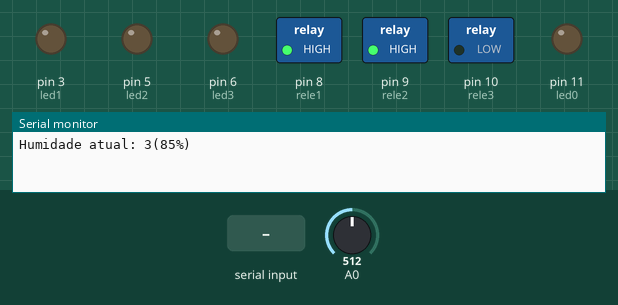
Recording of a sketch running on a simulated Arduino Uno, built with avr-gcc and run on an emulated ATmega328P. On the bench: switched loads named in the sketch (green lamp = pin HIGH), output pins drawn as LEDs (lit = HIGH), the last lines printed to the serial monitor. Inputs (shaded band) come from the test bench; at power-on: A0 = 512. Pins used as bus, display or sensor lines are not drawn.

Above: at 1.2 s.
1.3 s: "3" received over Serial
At 3.2 s:
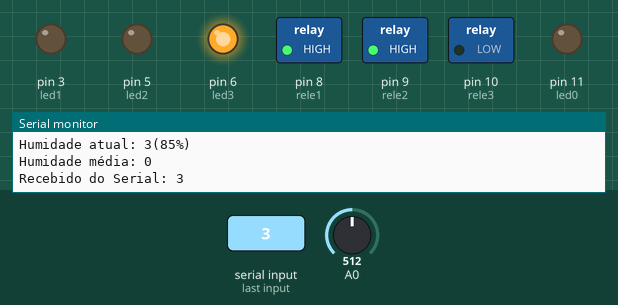
6.5 s: "*" received over the second serial link
At 7.62 s:
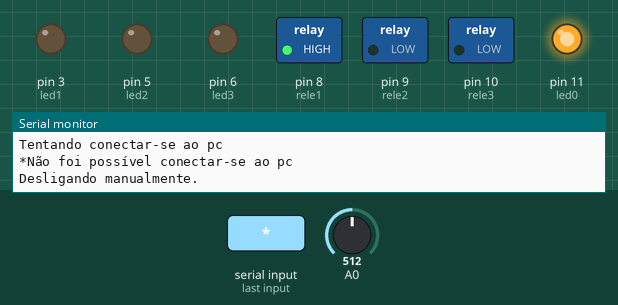
10.0 s: A0 set to 433
14.5 s: A0 set to 406
16.0 s: "*" received over Serial
At 17.2 s:
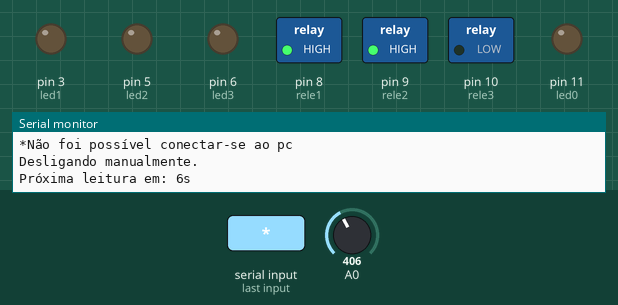
22.8 s: "1" received over the second serial link
At 24.3 s:
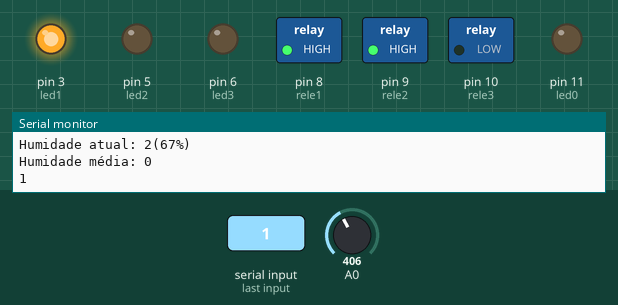
Timing chart, 0 to 54.7 s (numbered marks = the images above; inputs shaded):
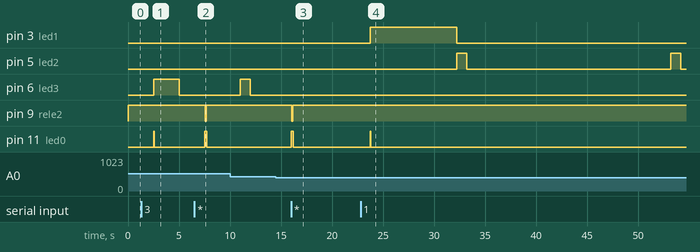

Measured:
- after the input at 1.3 s, pin 6 (led3): LOW → HIGH after 1.2 s, → LOW 2.5 s later; pin 11 (led0): LOW → HIGH after 1.2 s, → LOW 0.04 s later
- after the input at 6.5 s, pin 6 (led3): stays LOW (without the input it goes to HIGH after 3.5 s); pin 9 (rele2): HIGH → LOW after 1.1 s, → HIGH 0.10 s later; pin 11 (led0): LOW → HIGH after 1.0 s, → LOW 0.18 s later
- after the input at 16.0 s, pin 5 (led2): stays LOW (without the input it goes to HIGH after 6.8 s); pin 9 (rele2): HIGH → LOW after 0.07 s, → HIGH 0.10 s later; pin 11 (led0): LOW → HIGH at once, → LOW 0.20 s later
- after the input at 22.8 s, pin 3 (led1): LOW → HIGH after 0.94 s, → LOW 8.5 s later; pin 11 (led0): LOW → HIGH after 0.94 s, → LOW 0.04 s later

The sketch:

Now.ino
```cpp
// ------------------------------------------------------------------------------------------------------------
// Defines/Variables
// ------------------------------------------------------------------------------------------------------------


/* Reles */
#define rele1 8
#define rele2 9
#define rele3 10

/* Leds */
#define led1 3
#define led2 5
#define led3 6
#define led0 11
unsigned long int tempoAnterior = 0;
unsigned long int beforceTime = 0;

/* Bluetooth e humidade */
#include <SoftwareSerial.h>
SoftwareSerial BTSerial(2, 4);
#define tempo_r 10 //60
#define tempo_l 10 //1800
#define espera_loop 1000
#define sensor_humidade 7
#define tempo_definir_humidade_media 5 //60
int estagio;
int humidade;
int count1 = 0;
int count2 = 0;
int count3 = 0;
int minutos = 0;
int segundos  = 0;
int parar_logica = 0;
int humidade_atual = 0;
int humidade_media = 0;
int status_do_rele = 0;
int tempo_rele_ligado = tempo_r;
int tempo_retornar_logica = tempo_l;
unsigned long int tempo_anterior = millis();
unsigned long int tempo_anterior1 = millis();
unsigned long int tempo_anterior2 = millis();


// ------------------------------------------------------------------------------------------------------------
// Functions
// ------------------------------------------------------------------------------------------------------------


/* Led */
void OnLed(int pin, int show = 0) {
  digitalWrite(pin, HIGH);
  if (show == 1) {
    Serial.print("Led(pin=");
    Serial.print(pin);
    Serial.println(")ligado.");
    Serial.println("");
  }
}
void OffLed(int pin, int show = 0) {
  digitalWrite(pin, LOW);
  if (show == 1) {
    Serial.print("Led(pin=");
    Serial.print(pin);
    Serial.println(")desligado.");
    Serial.println("");
  }
}
void OnOffLed(int pin, int show = 0) {
  digitalWrite(pin, !digitalRead(pin));
  if (digitalRead(pin) == 1) {
    if (show == 1) {
      Serial.print("Led(pin=");
      Serial.print(pin);
      Serial.println(")ligado.");
      Serial.println("");
    }
  } else {
    if (show == 1) {
      Serial.print("Led(pin=");
      Serial.print(pin);
      Serial.println(")desligado.");
      Serial.println("");
    }
  }
}

void AnalogLed(int pin1 = 0, int pin2 = 0, int pin3 = 0, int maxx = 255, int delayy = 50, int show = 0) {
  for (int i = -1; i < maxx;) {
    if (millis() - tempo_anterior2 > delayy) {
      i++;
      if (pin1 != 0) {
        analogWrite(pin1, i);
      }if (pin2 != 0) {
        analogWrite(pin2, i);
      } if (pin3 != 0) {
        analogWrite(pin3, i);
      }
      tempo_anterior2 = millis();
    }
  }
  for (int i = maxx - 1; i > 0;) {
    if (millis() - tempo_anterior2 > delayy) {
      i--;
      if (pin1 != 0) {
        analogWrite(pin1, i);
      }if (pin2 != 0) {
        analogWrite(pin2, i);
      } if (pin3 != 0) {
        analogWrite(pin3, i);
      }
      tempo_anterior2 = millis();
    }
  }
}

/* Pc */
void OnOffPc(int pin, char key) {
  Serial.println("Tentando conectar-se ao pc");
  Serial.write(key);
  bool on = LOW;
  while (HIGH) {
    if (Serial.available()) {
      char situation = Serial.read();
      if (situation == key) {
        on = HIGH;
        Serial.println("Conectado.");
        Serial.println("Desligando.");
        Serial.println("");
        break;
      }
    } break;
  }

  if (on == LOW) {
    Serial.println("Não foi possível conectar-se ao pc");
    Serial.println("Desligando manualmente.");
    Serial.println("");
    digitalWrite(pin, 1);
    delay(10);
    digitalWrite(pin, 0);
    delay(100);
    digitalWrite(pin, 1);
  }
}

/* Others */
void OnOffRele(int pin) {
  digitalWrite(pin, !digitalRead(pin));
}

void toSend(char situation) {
  Serial.write(situation);
  Serial.println(situation);
}


// ------------------------------------------------------------------------------------------------------------
// Source
// ------------------------------------------------------------------------------------------------------------


void setup() {
  Serial.begin(9600);
  BTSerial.begin(9600);
  pinMode(led0, OUTPUT);
  pinMode(led1, OUTPUT);
  pinMode(led2, OUTPUT);
  pinMode(led3, OUTPUT);
  pinMode(rele1, OUTPUT);
  pinMode(rele2, OUTPUT);
  pinMode(rele3, OUTPUT);
  digitalWrite(rele1, HIGH);
  digitalWrite(rele2, HIGH);
  pinMode(sensor_humidade, OUTPUT);
  digitalWrite(sensor_humidade, HIGH);
}

void loop() {

  // Caso receba algo do Serial
  if (Serial.available()) {
    digitalWrite(led0, 1);

    char serial_output = Serial.read();
    Serial.print("Recebido do Serial: ");
    Serial.println(serial_output);
    Switch(serial_output);

    delay(40);
    digitalWrite(led0, 0);
  }

  // Caso receba algo do Serial do Bluetooth
  if (BTSerial.available()) {
    char bt_output = BTSerial.read();
    digitalWrite(led0, 1);
    Serial.write(bt_output);
    Serial.println("");

    Switch(bt_output);

    delay(40);
    digitalWrite(led0, 0);
  }

  // Humidade
  Logica_do_rele();

  // Comunicação com o aplicativo
  if (millis() - tempo_anterior1 >= espera_loop) {
    // Mandando status da conexão
    if (parar_logica == -2) {
      BTSerial.write("*YR255G0B0*");
    } else {
      BTSerial.write("*YR0G255B0*");
    }

    // Mandando status do rele
    if (digitalRead(rele1) == 0) {
      BTSerial.write("*RR0G255B0*");
    } else if (digitalRead(rele1) == 1) {
      BTSerial.write("*RR255G0B0*");
    }

    //Mandando humidade do solo
    BTSerial.write("*HX");
    BTSerial.write(segundos);
    BTSerial.write("Y");
    BTSerial.write(humidade);
    BTSerial.write("%");

    // Mandando estágio atual da irigaçâo


    tempo_anterior1 = millis();
  }
}


// ------------------------------------------------------------------------------------------------------------
// Important Functions
// ------------------------------------------------------------------------------------------------------------


/* Importants */
void Switch(char result) {
  switch (result) {
    case '1':
      OnOffLed(led1);
      break;
    case '2':
      OnOffLed(led2);
      break;
    case '3':
      OnOffLed(led3);
      break;
    case '*':
      OnOffPc(rele2, '*');
      break;
    case '#':
      OnOffRele(rele3);
      break;
    case 'R':
      digitalWrite(sensor_humidade, 0);
      digitalWrite(rele1, 0);
      if (parar_logica == -2) {
        parar_logica == -2;
      } else {
        parar_logica = -1;
      }
      break;
    case 'r':
      tempo_retornar_logica = tempo_l;
      digitalWrite(rele1, 1);
      if (parar_logica == -2) {
        parar_logica == -2;
      } else {
        parar_logica = 1;
      }
      break;
    case 'I':
      digitalWrite(sensor_humidade, 1);
      digitalWrite(rele1, 1);
      parar_logica = 0;
      break;
    case 'i':
      digitalWrite(sensor_humidade, 0);
      digitalWrite(rele1, 1);
      parar_logica = -2;
      break;
  }
}

void Logica_do_rele() {
  if (millis() - tempo_anterior >= espera_loop) {
    if (parar_logica == 0) {
      // Definindo estágio: 1 fazendo leitura do solo
      estagio = 1;

      // Leitura da humidade
      int i;
      segundos ++;
      humidade = map(analogRead(A0), 0, 600, 0, 100); /*map(analogRead(A0), 250, 500, 0, 100);*/

      // Contando segundos e minutos
      if (segundos >= 60) {
        segundos = 0;
        minutos ++;
      } if (minutos >= 60) {
        minutos = 0;
      }

      // Algumas regras da numeração da humidade
      if (humidade >= 100) {
        humidade = 100;
      } else if (humidade <= 0) {
        humidade = 0;
      }

      // Definindo humidade atual e calculando humidade média
      // Sensor 1: Extremamente húmido(10, 39) | Húmido(40 - 74) | Seco(75 - 94)
      // Sensor 2: Extremamente húmido(70, 100) | Húmido(30 - 69) | Seco(0 - 29)
      if ((humidade >= 0) and (humidade <= 29)) {
        humidade_atual = 1;
        count1 ++;
      } else {
        count1 = 0;
      } if ((humidade >= 30) and (humidade <= 69)) {
        humidade_atual = 2;
        count2 ++;
      } else {
        count2 = 0;
      } if ((humidade >= 70) and (humidade <= 100)) {
        humidade_atual = 3;
        count3 ++;
      } else {
        count3 = 0;
      }

      Serial.print("Humidade atual: ");
      Serial.print(humidade_atual);
      Serial.print("(");
      Serial.print(humidade);
      Serial.println("%)");

      // Definindo humidade média
      if (count1 >= tempo_definir_humidade_media) {
        humidade_media = 1;
        digitalWrite(sensor_humidade, 0);
      } else if (count2 >= tempo_definir_humidade_media) {
        humidade_media = 2;
        digitalWrite(sensor_humidade, 0);
      } else if (count3 >= tempo_definir_humidade_media) {
        humidade_media = 3;
        digitalWrite(sensor_humidade, 0);
      }

      // Definindo o que fazer de acordo com a humidade atual
      // Seco(led1) | Húmido(led2) | Extremamente húmido(led3)
      if (humidade_media  == 0) {
        if (humidade_atual == 1) {
          AnalogLed(led1, 0, 0, 155, 4);
          analogWrite(led1, 155 );
        } else if (humidade_atual == 2) {
          AnalogLed(led2, 0, 0, 150, 4);
        } else if (humidade_atual == 3) {
          AnalogLed(led3, 0, 0, 150, 4);
        }
      } else {
        OffLed(led1);
        OffLed(led2);
        OffLed(led3);
      }

      Serial.print("Humidade média: ");
      Serial.println(humidade_media);

      // Definindo o que fazer de acordo com a humidade média
      // humidade_media==1 Seco | humidade_media==2 Húmido | humidade_media==3 Extremamente húmido
      if (humidade_media == 1) {
        tempo_retornar_logica = tempo_l;
        digitalWrite(rele1, 0);
        parar_logica = 2;
        OnLed(led1);
      } if (humidade_media == 2) {
        parar_logica = 1;
        OnLed(led2);
      } if (humidade_media == 3) {
        parar_logica = 1;
        OnLed(led3);
      }
    } else if (parar_logica == 1) {
      // Definindo estágio: 2 Esperando para fazer a próxima leitura do solo
      estagio = 2;

      Serial.print("Próxima leitura em: ");
      Serial.print(tempo_retornar_logica);
      Serial.println("s");
      tempo_retornar_logica --;
      OffLed(led1);
      OffLed(led2);
      OffLed(led3);

      if (tempo_retornar_logica < 1) {
        estagio = 0;
        digitalWrite(sensor_humidade, 1);
        tempo_retornar_logica = tempo_l;
        humidade_atual = 0;
        humidade_media = 0;
        parar_logica = 0;
        OffLed(led2);
        OffLed(led3);
        count1 = 0;
        count2 = 0;
        count3 = 0;
      }
    } else if (parar_logica == 2) {
      if (tempo_rele_ligado < 1) {
        Serial.print("Próxima leitura em: ");
        Serial.print(tempo_retornar_logica);
        Serial.println("s");
        tempo_retornar_logica --;
        digitalWrite(rele1, 1);
        OffLed(led1);
        OffLed(led2);
        OffLed(led3);

        if (tempo_retornar_logica < 1) {
          digitalWrite(sensor_humidade, 1);
          tempo_retornar_logica = tempo_l;
          tempo_rele_ligado = tempo_r;
          humidade_atual = 0;
          humidade_media = 0;
          parar_logica = 0;
          count1 = 0;
          count2 = 0;
          count3 = 0;
        }
      } else {
        // Definindo estágio: 3 Irrigando
        estagio = 3;

        tempo_rele_ligado --;
        Serial.print("Desligando a bomba em: ");
        Serial.print(tempo_rele_ligado);
        Serial.println("s");
      }
    }
    tempo_anterior = millis();
  }
}
```
